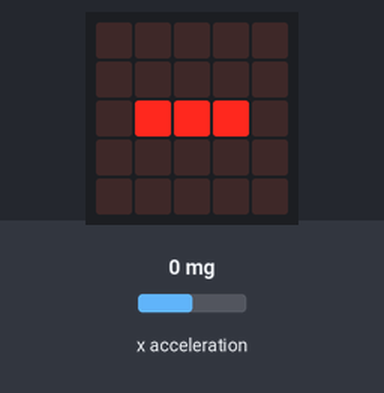
Simulated run of this program. Board: BBC micro:bit (MakeCode). Shown: the board's 5×5 LED display. The test bench sets the inputs (shaded band); at power-on: x acceleration 0 mg.

Above: at 1.2 s.
1.3 s: x acceleration set to -184 mg
2.8 s: x acceleration set to -216 mg
At 3.6 s:
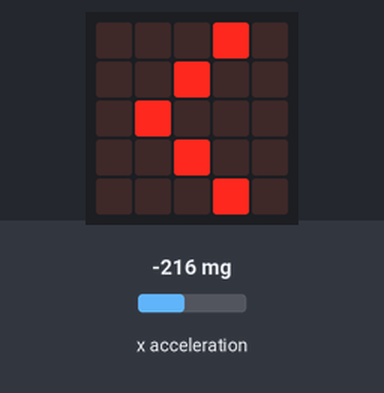
4.5 s: x acceleration set to 750 mg
At 5.0 s:
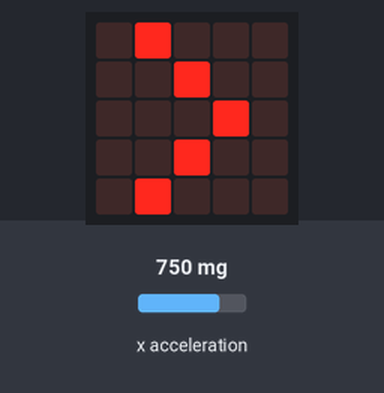
6.1 s: x acceleration set to 216 mg
7.6 s: x acceleration set to 189 mg
At 8.9 s:
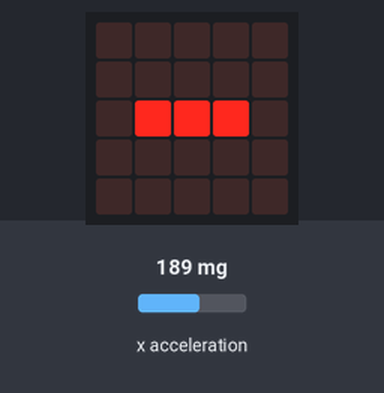
9.2 s: x acceleration set to -1440 mg
At 10.5 s:
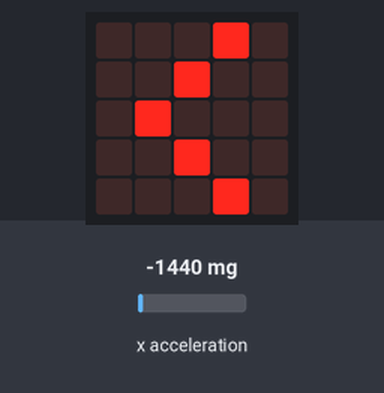
Timing chart, 0 to 11.7 s (numbered marks = the images above; inputs shaded):
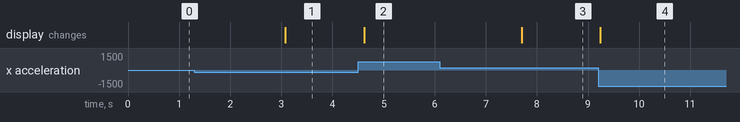

The program:

main.ts
```typescript
let x = 0
basic.forever(function () {
    // Bucle que muestra la inclinación en el eje X
    x = input.acceleration(Dimension.X)
    if (x > 200) {
        basic.showString(">")
    } else if (x < -200) {
        basic.showString("<")
    } else {
        basic.showString("-")
    }
})
```

test.ts
```typescript
// aquí va el archivo "tests"; esto no se compilará cuando este paquete se utilice como una extensión.
```

Measured:
- the behaviour switches between -200 and -201 mg on x acceleration (found by bisection; images 0 and 1)
- the behaviour switches between 201 and 200 mg on x acceleration (found by bisection; images 2 and 3)
- after the input at 1.3 s, every drawn part: stays the same
- after the input at 2.8 s, the display: changes after 0.28 s (image 1)
- after the input at 4.5 s, the display: changes after 0.12 s (image 2)
- after the input at 6.1 s, every drawn part: stays the same
- after the input at 7.6 s, the display: changes after 0.10 s (image 3)
- after the input at 9.2 s, the display: changes at once (image 4)
